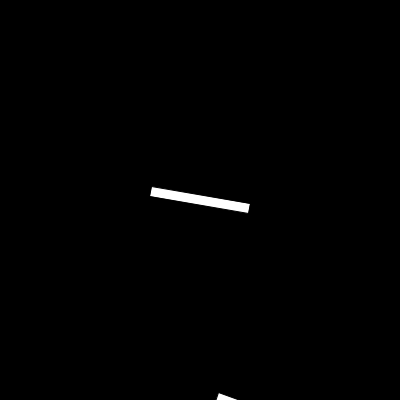
Frame 1 (no input)
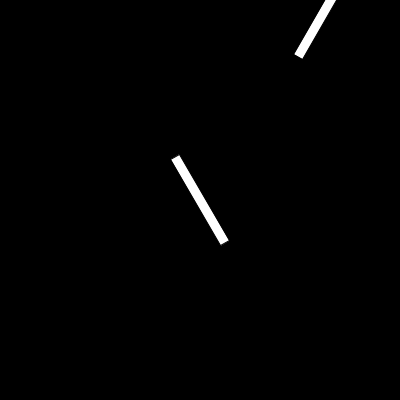
Frame 60 (the mouse pressed at the canvas centre just before this capture)
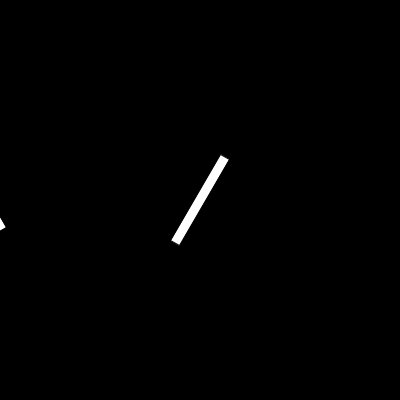
Frame 120 (the mouse held since frame 60 and released just before this capture)

The Processing sketch that drew these frames (run headless with seeded random() and noise(); from frame 60 on, the mouse is pressed at the canvas centre):

// Processing sketch: week05_06_push_popMatrix_none
// ── week05_06_push_popMatrix_none.pde
//week05_06_push&popMatrix_none
///利用矩陣Matrix分階層處理
void setup(){
  size(400,400);
}
void draw(){
  background(0);
  
  
  translate(width/2, height/2); //視窗中心
  rotate(radians(frameCount)*10);
  rect(-50, -5, 100, 10);

  translate(width/2-100, height/2); //視窗中心
  rotate(radians(frameCount)*10);
  rect(-50, -5, 100, 10);
}
